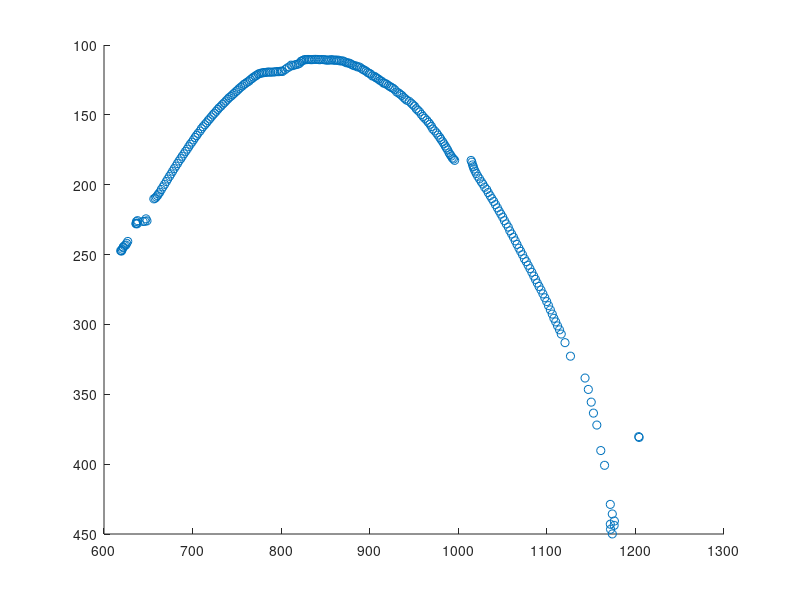

Source code (MATLAB): (Note: this script raises an error after producing the figure.)
pos = [1203.73148148148	380.305555555556
1204.16000000000	380.896000000000
1173.91417910448	449.947761194030
1171.91459074733	446.640569395018
1171.63133640553	442.986175115207
1175.96951219512	443.823170731707
1176.21973094170	440.702541106129
1173.85814606742	435.664325842697
1171.63296398892	428.810249307479
1165.15467625899	400.838129496403
1160.88102893891	390.279742765273
1156.41578148710	372.015174506829
1152.60000000000	363.480503144654
1150.08944954128	355.615825688073
1146.82590233546	346.524416135881
1143.10808270677	338.370300751880
1126.66494845361	322.721649484536
1120.48036649215	313.037958115183
1116.23484848485	306.878787878788
1114.28855721393	303.854477611940
1112.07142857143	301.063909774436
1110.00249687890	298.183520599251
1107.91071428571	295.596938775510
1106.07180156658	292.590078328982
1103.96740547588	289.586701434159
1101.83225806452	286.536774193548
1099.82812500000	283.667968750000
1097.68187744459	280.904823989570
1095.57273918742	278.133682830931
1093.39421813403	275.345597897503
1091.14640522876	272.813071895425
1089.12793733681	270.372062663185
1087.15032679739	267.800000000000
1085.20849933599	265.381142098274
1083.06728232190	262.684696569921
1080.90596026490	260.092715231788
1078.80000000000	257.609523809524
1076.75204359673	255.065395095368
1074.61527777778	252.916666666667
1072.52732240437	250.113387978142
1070.43034482759	247.704827586207
1068.46638655462	245.428571428571
1066.26944444444	242.718055555556
1064.25206611570	240.151515151515
1062.28010825440	237.618403247632
1060.24071526823	235.276478679505
1058.16115702479	232.998622589532
1056.39024390244	230.315718157182
1054.16621253406	228.053133514986
1052.09752747253	225.715659340659
1050.15875169607	223.244233378562
1048.07837837838	221.021621621622
1046.08126721763	218.833333333333
1044.12483221477	216.542281879195
1042	214.232746955345
1039.97018970190	211.962059620596
1037.94289508632	209.936254980080
1035.91756756757	207.808108108108
1033.79411764706	205.602941176471
1032.05740987984	203.476635514019
1029.77406417112	201.799465240642
1027.71467025572	199.523553162853
1025.88085676037	197.800535475234
1023.91520861373	195.761776581427
1022	193.955284552846
1020.27160493827	191.994513031550
1018.89580318379	190.257597684515
1017.73524720893	188.720893141946
1016.96188747731	187.159709618875
1016.18181818182	185.822510822511
1015.31873479319	183.861313868613
1014.46525679758	182.619335347432
995.878048780488	182.560975609756
994.576388888889	181.562500000000
993.211180124224	180.863354037267
992.005617977528	179.511235955056
990.838541666667	178.406250000000
989.630331753555	177.218009478673
988.042918454936	175.141630901288
986.522448979592	173.640816326531
985.231660231660	172.258687258687
983.737037037037	170.711111111111
982.378091872792	169.254416961131
980.458041958042	167.594405594406
979.043771043771	166.144781144781
977.059405940594	164.481848184819
975.495081967213	163.016393442623
973.343042071197	161.469255663430
971.166666666667	160.115384615385
969.722054380665	158.329305135952
968.020289855073	156.739130434783
966.283582089552	155.402985074627
964.465517241379	153.899425287356
962.179775280899	152.502808988764
960.207865168539	151.134831460674
958.435261707989	149.752066115703
956.340482573727	147.935656836461
954.376000000000	146.712000000000
952.479057591623	145.596858638743
950.545454545455	143.808080808081
948.643589743590	142.797435897436
947.005181347150	141.715025906736
944.586633663366	140.326732673267
941.882352941177	139.519181585678
940.041775456919	138.548302872063
938.124681933842	137.430025445293
936.197500000000	136.100000000000
934.384039900249	135.234413965087
932.704714640199	134.359801488834
930.538265306122	133.663265306122
928.290556900726	132.029055690073
926.478571428571	131.054761904762
924.658018867925	130.426886792453
922.941888619855	129.779661016949
921.185096153846	129.050480769231
919.009615384615	128.033653846154
917.251219512195	127.529268292683
915.510526315789	127.218421052632
913.837150127226	126.083969465649
911.715025906736	125.401554404145
909.990291262136	124.456310679612
908.238213399504	123.806451612903
906.884910485934	123.345268542199
905.529850746269	122.480099502488
902.924050632911	122.151898734177
901.119437939110	120.836065573771
899.562945368171	120.320665083135
897.752941176471	119.724705882353
896.024774774775	118.765765765766
893.984340044743	118.031319910515
892.234090909091	117.479545454545
890.253829321663	116.579868708972
888.185344827586	115.711206896552
886.206666666667	115.677777777778
884.776315789474	115.028508771930
882.549889135255	114.789356984479
880.765237020316	114.320541760722
878.872611464968	113.696390658174
877.110878661088	113.050209205021
875.519668737060	112.819875776398
873.606765327696	112.670190274841
871.859504132232	112.041322314050
869.887573964497	111.465483234714
867.909090909091	111.339920948617
866.080482897384	111.348088531187
864.253521126761	110.818913480885
862.529774127310	110.979466119097
860.947686116700	110.712273641851
859.116700201207	110.937625754527
857.001984126984	110.444444444444
855.131687242798	110.792181069959
853.288888888889	110.725252525253
851.343035343035	110.873180873181
849.537500000000	110.552083333333
847.681818181818	110.454545454545
845.501030927835	110.387628865979
843.423799582464	110.555323590814
841.806517311609	110.366598778004
839.676171079430	110.295315682281
837.676706827309	110.287148594378
835.438631790745	110.438631790744
833.774847870183	110.513184584179
831.970355731225	110.385375494071
830.222879684418	110.323471400394
828.347222222222	110.509920634921
826.538310412574	110.385068762279
825.023809523810	110.958333333333
823.444214876033	111.336776859504
822.333333333333	111.784313725490
821.026252983294	112.964200477327
819.215000000000	113.622500000000
817.225130890052	113.965968586387
815.518134715026	114.225388601036
813.145780051151	114.759590792839
811.320099255583	114.411910669975
809.210106382979	115.680851063830
806.784741144414	116.463215258856
804.449856733524	117.621776504298
801.557575757576	118.933333333333
800.353424657534	118.756164383562
799.058673469388	118.844387755102
796.951100244499	119.122249388753
794.949308755760	118.990783410138
792.957589285714	119.263392857143
790.878980891720	119.335456475584
788.386317907445	119.456740442656
786.546992481203	119.372180451128
784.600700525394	119.390542907180
782.825944170772	119.637110016420
780.930124223602	119.675465838509
779.436201780415	119.891691394659
777.734636871508	120.057262569832
775.937753721245	120.407307171854
774.330238726790	120.765251989390
772.377113133940	121.570871261378
770.868117797695	122.240717029449
768.859514687101	123.008939974457
767.201530612245	123.926020408163
765.239436619718	124.816901408451
763.622950819672	125.896595208071
761.659466327827	126.588310038119
759.697236180905	127.511306532663
757.949367088608	128.230379746835
756.212468193384	129.323155216285
754.243412797993	130.284818067754
752.353767560664	131.353767560664
750.641866330391	132.446406052963
748.820577164366	133.479297365119
746.806775407779	134.599749058971
745.010088272383	135.677175283733
743.248750000000	136.737500000000
741.285000000000	137.666250000000
739.602977667494	138.826302729529
737.704545454546	140.056818181818
735.835633626098	141.303638644918
733.976397515528	142.414906832298
732.060945273632	143.756218905473
730.187112763321	144.820322180917
728.431930693069	146.099009900990
726.650436953808	147.454431960050
724.675742574258	148.861386138614
722.913366336634	150.073019801980
721.067985166873	151.499381953028
719.244084682441	152.904109589041
717.521039603960	154.158415841584
715.698630136986	155.651307596513
713.797794117647	157.040441176471
711.847014925373	158.449004975124
709.998760842627	159.874845105328
708.429104477612	161.582089552239
706.137157107232	163.226932668329
704.500000000000	164.774314214464
702.795255930087	166.188514357054
701.009950248756	167.898009950249
699.278810408922	169.547707558860
697.431396786156	171.035846724351
695.660912453761	172.794081381011
693.913899138991	174.551045510455
692.043263288010	176.139678615575
690.261239368165	177.876063183475
688.305043050431	179.624846248463
686.674968866750	181.333748443338
684.656479217604	183.024449877751
682.948529411765	184.851715686275
681.166056166056	186.655677655678
679.288009888752	188.485784919654
677.481028151775	190.374541003672
675.679151061174	192.270911360799
673.956683168317	193.997524752475
671.990135635019	195.916152897657
670.354957160343	197.712362301102
668.401234567901	199.708641975309
666.585995085995	201.536855036855
664.691646191646	203.433660933661
663.033834586466	205.389724310777
661.397877984085	206.676392572944
660.271551724138	207.837643678161
658.972929936306	208.813694267516
657.679104477612	209.705223880597
656.241150442478	210.115044247788
647.400000000000	224.431578947368
648.523659305994	225.892744479495
646.338888888889	226.141666666667
644.184538653367	226.301745635910
637.849420849421	225.710424710425
636.623824451411	226.401253918495
636.705382436261	227.501416430595
636.100543478261	227.942934782609
637.570765661253	227.946635730858
636.277777777778	227.739898989899
626.789115646259	240.598639455782
625.577114427861	241.950248756219
624.678294573643	243.174418604651
623.179566563468	243.616099071207
621.757105943153	244.532299741602
621.472772277228	245.074257425743
620.598669623060	246.206208425721
619.677042801557	247.108949416342
619.726377952756	247.488188976378
618.851428571429	247.283809523810
617.380670611440	246.802761341223
614.635434412266	244.930153321976
603.041095890411	249.054794520548
602.430769230769	249.976923076923
602.450704225352	249.883802816901
601.974063400576	248.291066282421
613.682008368201	254.224895397490
613.466804979253	253.949170124481
600.486910994764	246.709424083770
599.765789473684	245.465789473684
599.263305322129	244.675070028011
613.687435098650	253.388369678089
597.927953890490	243.391930835735
597.616564417178	242.929447852761
597.424242424242	242.751515151515
597.694767441860	242.654069767442
597.669540229885	242.658045977011
597.975000000000	243.711111111111
597.912676056338	243.712676056338
598.603015075377	242.788944723618
598.605839416058	242.547445255474
598.644768856448	242.776155717762
598.635922330097	242.961165048544
598.123359580053	244.244094488189
598.215223097113	244.713910761155
598.186700767264	244.237851662404
598.313471502591	244.559585492228
598.375321336761	244.694087403599
598.393401015228	244.715736040609
598.508816120907	244.821158690176
598.530927835052	245.146907216495
598.648989898990	245.191919191919
598.578947368421	245.671052631579
598.848101265823	245.858227848101
599.035971223022	245.335731414868
598.908641975309	245.565432098765
599.157766990291	245.662621359223
599.356009070295	245.340136054422
599.424657534247	245.424657534247
599.534090909091	245.765909090909
599.704035874440	245.986547085202
599.939866369710	246.149220489978
600.035634743875	246.338530066815
600.269406392694	246.550228310502
600.248259860789	246.890951276102
600.278688524590	247.295081967213
612.352027610009	258.150129421915
600.674816625917	248.041564792176
600.730392156863	248.026960784314
600.753117206983	248.321695760599
600.942211055276	248.444723618090
601.059278350516	248.855670103093
601.087179487180	248.961538461538
601.478260869565	249.573369565217
601.689373297003	250.125340599455
601.962857142857	250.454285714286
602.011461318052	250.893982808023
602.231671554252	251.202346041056
602.629080118694	251.572700296736
602.798192771084	251.819277108434
602.957055214724	251.840490797546
603.241590214067	251.862385321101
603.475000000000	252.175000000000
603.736507936508	252.142857142857
604.101910828025	252.522292993631
605.435344827586	257.646551724138
605.816964285714	257.937500000000
606.528205128205	258.712820512821
615.658195679797	287.693773824651
619.389240506329	288.107594936709
617.914183551848	296.283671036949
618.693586698337	303.313539192399
619.935064935065	312.931523022432
621.446280991736	326.528925619835
622.849704142012	341.762130177515
624.468160377359	358.358490566038
626.778907242694	375.740787801779
626.403985507246	399.552536231884
619.624060150376	266.571428571429
619.373015873016	266.682539682540
618.722222222222	266.250000000000
304.701923076923	907.778846153846
303.405940594059	927.722772277228
633.691780821918	552.513698630137
632.575342465754	581.267123287671
523.671497584541	864.394524959742
305.656330749354	194.710594315246
315.577586206897	203.112068965517];


figure();
scatter( pos(1:280,1), pos(1:280,2));
axis ij;
%%
sParams.sampPrecet = 1;
sParams.R = 0.1205;
sParams.weight = 0.6;
sParams.BallInitial_Y = 1.8;
sParams.BallInitial_X = 0;
g = -9.813; % [m/sec^2], gravity constant
sParams.g = g;
dt_C = 1/50;
sParams.dt_C = dt_C;
sigma_x = 0.1; % [m], mean of daviation noise in the x axis
sParams.sigma_x = sigma_x;
sigma_y = 0.1; % [m], mean of daviation noise in the y axis
sParams.sigma_y = sigma_y;
sParams.sigma_w_EKF = 200; % process noise std
sParams.Pcov = 100; % initial state noise variance
dragCoeff = 0.47; % for a sphere
sParams.dragCoeff = dragCoeff;
crossSection = pi*sParams.R^2; % for a sphere
sParams.crossSection = crossSection;
rho = 1.225; % [kg/m^3] mass density of air
sParams.rho = rho;

s = EKF_Auxilary(pos(1:280,2),pos(1:280,1),sParams);




